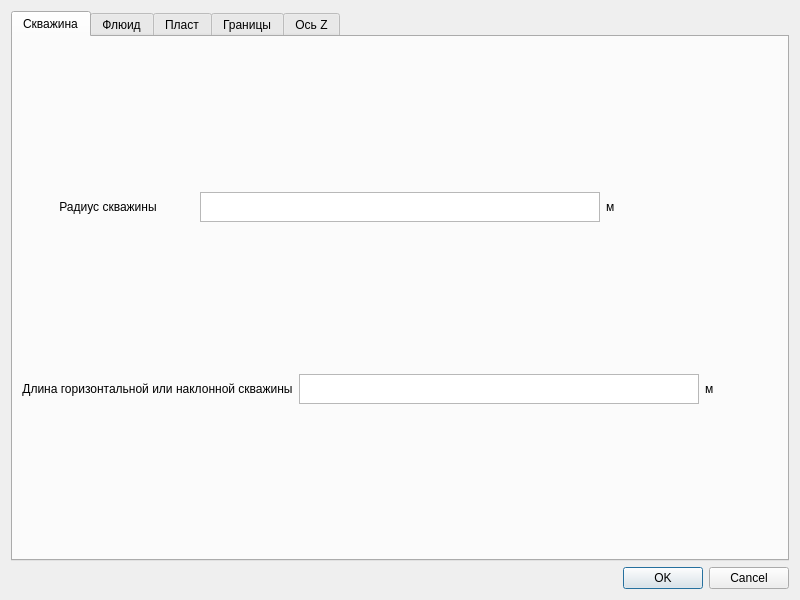
<?xml version="1.0" encoding="UTF-8"?>
<ui version="4.0">
 <class>Dialog</class>
 <widget class="QDialog" name="Dialog">
  <property name="enabled">
   <bool>true</bool>
  </property>
  <property name="geometry">
   <rect>
    <x>0</x>
    <y>0</y>
    <width>800</width>
    <height>600</height>
   </rect>
  </property>
  <property name="sizePolicy">
   <sizepolicy hsizetype="Fixed" vsizetype="Fixed">
    <horstretch>0</horstretch>
    <verstretch>0</verstretch>
   </sizepolicy>
  </property>
  <property name="minimumSize">
   <size>
    <width>800</width>
    <height>600</height>
   </size>
  </property>
  <property name="maximumSize">
   <size>
    <width>800</width>
    <height>600</height>
   </size>
  </property>
  <property name="windowTitle">
   <string>Dialog</string>
  </property>
  <layout class="QVBoxLayout" name="verticalLayout_4">
   <item>
    <widget class="QTabWidget" name="tabWidget">
     <property name="currentIndex">
      <number>0</number>
     </property>
     <widget class="QWidget" name="tab">
      <attribute name="title">
       <string>Скважина</string>
      </attribute>
      <layout class="QVBoxLayout" name="verticalLayout">
       <item>
        <layout class="QHBoxLayout" name="horizontalLayout">
         <item>
          <widget class="QLabel" name="label_2">
           <property name="minimumSize">
            <size>
             <width>0</width>
             <height>30</height>
            </size>
           </property>
           <property name="maximumSize">
            <size>
             <width>16777215</width>
             <height>30</height>
            </size>
           </property>
           <property name="text">
            <string>Радиус скважины</string>
           </property>
           <property name="alignment">
            <set>Qt::AlignCenter</set>
           </property>
          </widget>
         </item>
         <item>
          <widget class="QTextEdit" name="rc">
           <property name="minimumSize">
            <size>
             <width>400</width>
             <height>30</height>
            </size>
           </property>
           <property name="maximumSize">
            <size>
             <width>400</width>
             <height>30</height>
            </size>
           </property>
          </widget>
         </item>
         <item>
          <widget class="QLabel" name="label">
           <property name="text">
            <string>м</string>
           </property>
          </widget>
         </item>
        </layout>
       </item>
       <item>
        <layout class="QHBoxLayout" name="horizontalLayout_3">
         <item>
          <widget class="QLabel" name="label_3">
           <property name="minimumSize">
            <size>
             <width>0</width>
             <height>30</height>
            </size>
           </property>
           <property name="maximumSize">
            <size>
             <width>16777215</width>
             <height>30</height>
            </size>
           </property>
           <property name="text">
            <string>Длина горизонтальной или наклонной скважины</string>
           </property>
           <property name="alignment">
            <set>Qt::AlignCenter</set>
           </property>
          </widget>
         </item>
         <item>
          <widget class="QTextEdit" name="length">
           <property name="minimumSize">
            <size>
             <width>400</width>
             <height>30</height>
            </size>
           </property>
           <property name="maximumSize">
            <size>
             <width>400</width>
             <height>30</height>
            </size>
           </property>
          </widget>
         </item>
         <item>
          <widget class="QLabel" name="label_5">
           <property name="text">
            <string>м</string>
           </property>
          </widget>
         </item>
        </layout>
       </item>
      </layout>
     </widget>
     <widget class="QWidget" name="tab_2">
      <attribute name="title">
       <string>Флюид</string>
      </attribute>
      <layout class="QVBoxLayout" name="verticalLayout_3">
       <item>
        <layout class="QVBoxLayout" name="verticalLayout_2">
         <item>
          <layout class="QHBoxLayout" name="horizontalLayout_4">
           <item>
            <widget class="QLabel" name="label_4">
             <property name="minimumSize">
              <size>
               <width>0</width>
               <height>30</height>
              </size>
             </property>
             <property name="maximumSize">
              <size>
               <width>16777215</width>
               <height>30</height>
              </size>
             </property>
             <property name="text">
              <string>Объемный коэффициент</string>
             </property>
             <property name="alignment">
              <set>Qt::AlignCenter</set>
             </property>
            </widget>
           </item>
           <item>
            <widget class="QTextEdit" name="B_liq">
             <property name="minimumSize">
              <size>
               <width>400</width>
               <height>30</height>
              </size>
             </property>
             <property name="maximumSize">
              <size>
               <width>400</width>
               <height>30</height>
              </size>
             </property>
            </widget>
           </item>
           <item>
            <widget class="QLabel" name="label_6">
             <property name="text">
              <string/>
             </property>
            </widget>
           </item>
          </layout>
         </item>
         <item>
          <layout class="QHBoxLayout" name="horizontalLayout_6">
           <item>
            <widget class="QLabel" name="label_9">
             <property name="minimumSize">
              <size>
               <width>0</width>
               <height>30</height>
              </size>
             </property>
             <property name="maximumSize">
              <size>
               <width>16777215</width>
               <height>30</height>
              </size>
             </property>
             <property name="text">
              <string>Вязкость</string>
             </property>
             <property name="alignment">
              <set>Qt::AlignCenter</set>
             </property>
            </widget>
           </item>
           <item>
            <widget class="QTextEdit" name="mu">
             <property name="minimumSize">
              <size>
               <width>400</width>
               <height>30</height>
              </size>
             </property>
             <property name="maximumSize">
              <size>
               <width>400</width>
               <height>30</height>
              </size>
             </property>
            </widget>
           </item>
           <item>
            <widget class="QLabel" name="label_10">
             <property name="text">
              <string>сП</string>
             </property>
            </widget>
           </item>
          </layout>
         </item>
        </layout>
       </item>
      </layout>
     </widget>
     <widget class="QWidget" name="tab_3">
      <attribute name="title">
       <string>Пласт</string>
      </attribute>
      <layout class="QVBoxLayout" name="verticalLayout_6">
       <item>
        <layout class="QVBoxLayout" name="verticalLayout_5">
         <item>
          <layout class="QHBoxLayout" name="horizontalLayout_8">
           <item>
            <widget class="QLabel" name="label_13">
             <property name="minimumSize">
              <size>
               <width>0</width>
               <height>30</height>
              </size>
             </property>
             <property name="maximumSize">
              <size>
               <width>16777215</width>
               <height>30</height>
              </size>
             </property>
             <property name="text">
              <string>Проницаемость </string>
             </property>
             <property name="alignment">
              <set>Qt::AlignCenter</set>
             </property>
            </widget>
           </item>
           <item>
            <widget class="QTextEdit" name="K">
             <property name="minimumSize">
              <size>
               <width>400</width>
               <height>30</height>
              </size>
             </property>
             <property name="maximumSize">
              <size>
               <width>400</width>
               <height>30</height>
              </size>
             </property>
            </widget>
           </item>
           <item>
            <widget class="QLabel" name="Skin">
             <property name="text">
              <string>мД</string>
             </property>
            </widget>
           </item>
          </layout>
         </item>
         <item>
          <layout class="QHBoxLayout" name="horizontalLayout_9">
           <item>
            <widget class="QLabel" name="label_15">
             <property name="minimumSize">
              <size>
               <width>0</width>
               <height>30</height>
              </size>
             </property>
             <property name="maximumSize">
              <size>
               <width>16777215</width>
               <height>30</height>
              </size>
             </property>
             <property name="text">
              <string>Отн. верт. к гориз. прон  (kv/kh) </string>
             </property>
             <property name="alignment">
              <set>Qt::AlignCenter</set>
             </property>
            </widget>
           </item>
           <item>
            <widget class="QTextEdit" name="kv_kh">
             <property name="minimumSize">
              <size>
               <width>400</width>
               <height>30</height>
              </size>
             </property>
             <property name="maximumSize">
              <size>
               <width>400</width>
               <height>30</height>
              </size>
             </property>
            </widget>
           </item>
           <item>
            <widget class="QLabel" name="label_16">
             <property name="text">
              <string/>
             </property>
            </widget>
           </item>
          </layout>
         </item>
         <item>
          <layout class="QHBoxLayout" name="horizontalLayout_13">
           <item>
            <widget class="QLabel" name="label_23">
             <property name="minimumSize">
              <size>
               <width>0</width>
               <height>30</height>
              </size>
             </property>
             <property name="maximumSize">
              <size>
               <width>16777215</width>
               <height>30</height>
              </size>
             </property>
             <property name="text">
              <string>Общая сжимаемость</string>
             </property>
             <property name="alignment">
              <set>Qt::AlignCenter</set>
             </property>
            </widget>
           </item>
           <item>
            <widget class="QTextEdit" name="C_t">
             <property name="minimumSize">
              <size>
               <width>400</width>
               <height>30</height>
              </size>
             </property>
             <property name="maximumSize">
              <size>
               <width>400</width>
               <height>30</height>
              </size>
             </property>
            </widget>
           </item>
           <item>
            <widget class="QLabel" name="label_24">
             <property name="text">
              <string>1/атм</string>
             </property>
            </widget>
           </item>
          </layout>
         </item>
         <item>
          <layout class="QHBoxLayout" name="horizontalLayout_14">
           <item>
            <widget class="QLabel" name="label_25">
             <property name="minimumSize">
              <size>
               <width>0</width>
               <height>30</height>
              </size>
             </property>
             <property name="maximumSize">
              <size>
               <width>16777215</width>
               <height>30</height>
              </size>
             </property>
             <property name="text">
              <string>Пористость</string>
             </property>
             <property name="alignment">
              <set>Qt::AlignCenter</set>
             </property>
            </widget>
           </item>
           <item>
            <widget class="QTextEdit" name="phi">
             <property name="minimumSize">
              <size>
               <width>400</width>
               <height>30</height>
              </size>
             </property>
             <property name="maximumSize">
              <size>
               <width>400</width>
               <height>30</height>
              </size>
             </property>
            </widget>
           </item>
           <item>
            <widget class="QLabel" name="label_26">
             <property name="text">
              <string/>
             </property>
            </widget>
           </item>
          </layout>
         </item>
         <item>
          <layout class="QHBoxLayout" name="horizontalLayout_16">
           <item>
            <widget class="QLabel" name="label_29">
             <property name="minimumSize">
              <size>
               <width>0</width>
               <height>30</height>
              </size>
             </property>
             <property name="maximumSize">
              <size>
               <width>16777215</width>
               <height>30</height>
              </size>
             </property>
             <property name="text">
              <string>Скин-фактор</string>
             </property>
             <property name="alignment">
              <set>Qt::AlignCenter</set>
             </property>
            </widget>
           </item>
           <item>
            <widget class="QTextEdit" name="textEdit_15">
             <property name="minimumSize">
              <size>
               <width>400</width>
               <height>30</height>
              </size>
             </property>
             <property name="maximumSize">
              <size>
               <width>400</width>
               <height>30</height>
              </size>
             </property>
            </widget>
           </item>
           <item>
            <widget class="QLabel" name="label_30">
             <property name="text">
              <string/>
             </property>
            </widget>
           </item>
          </layout>
         </item>
         <item>
          <layout class="QHBoxLayout" name="horizontalLayout_15">
           <item>
            <widget class="QLabel" name="label_27">
             <property name="minimumSize">
              <size>
               <width>0</width>
               <height>30</height>
              </size>
             </property>
             <property name="maximumSize">
              <size>
               <width>16777215</width>
               <height>30</height>
              </size>
             </property>
             <property name="text">
              <string>Начальное пластовое давление</string>
             </property>
             <property name="alignment">
              <set>Qt::AlignCenter</set>
             </property>
            </widget>
           </item>
           <item>
            <widget class="QTextEdit" name="P_initial">
             <property name="minimumSize">
              <size>
               <width>400</width>
               <height>30</height>
              </size>
             </property>
             <property name="maximumSize">
              <size>
               <width>400</width>
               <height>30</height>
              </size>
             </property>
            </widget>
           </item>
           <item>
            <widget class="QLabel" name="label_28">
             <property name="text">
              <string>атм</string>
             </property>
            </widget>
           </item>
          </layout>
         </item>
        </layout>
       </item>
      </layout>
     </widget>
     <widget class="QWidget" name="tab_4">
      <attribute name="title">
       <string>Границы</string>
      </attribute>
      <widget class="QWidget" name="verticalLayoutWidget_3">
       <property name="geometry">
        <rect>
         <x>10</x>
         <y>10</y>
         <width>750</width>
         <height>527</height>
        </rect>
       </property>
       <layout class="QVBoxLayout" name="verticalLayout_8">
        <item>
         <layout class="QHBoxLayout" name="horizontalLayout_23">
          <item>
           <widget class="QLabel" name="label_43">
            <property name="minimumSize">
             <size>
              <width>0</width>
              <height>30</height>
             </size>
            </property>
            <property name="maximumSize">
             <size>
              <width>16777215</width>
              <height>30</height>
             </size>
            </property>
            <property name="text">
             <string>Ширина прямоугольника (Запад - Восток)</string>
            </property>
            <property name="alignment">
             <set>Qt::AlignCenter</set>
            </property>
           </widget>
          </item>
          <item>
           <widget class="QTextEdit" name="W_E_length">
            <property name="minimumSize">
             <size>
              <width>400</width>
              <height>30</height>
             </size>
            </property>
            <property name="maximumSize">
             <size>
              <width>400</width>
              <height>30</height>
             </size>
            </property>
           </widget>
          </item>
          <item>
           <widget class="QLabel" name="label_44">
            <property name="text">
             <string>м</string>
            </property>
           </widget>
          </item>
         </layout>
        </item>
        <item>
         <layout class="QHBoxLayout" name="horizontalLayout_24">
          <item>
           <widget class="QLabel" name="label_45">
            <property name="minimumSize">
             <size>
              <width>0</width>
              <height>30</height>
             </size>
            </property>
            <property name="maximumSize">
             <size>
              <width>16777215</width>
              <height>30</height>
             </size>
            </property>
            <property name="text">
             <string>Длина прямоугольника (Север - Юг)</string>
            </property>
            <property name="alignment">
             <set>Qt::AlignCenter</set>
            </property>
           </widget>
          </item>
          <item>
           <widget class="QTextEdit" name="N_S_length">
            <property name="minimumSize">
             <size>
              <width>400</width>
              <height>30</height>
             </size>
            </property>
            <property name="maximumSize">
             <size>
              <width>400</width>
              <height>30</height>
             </size>
            </property>
           </widget>
          </item>
          <item>
           <widget class="QLabel" name="label_46">
            <property name="text">
             <string>м</string>
            </property>
           </widget>
          </item>
         </layout>
        </item>
        <item>
         <layout class="QHBoxLayout" name="horizontalLayout_25">
          <item>
           <widget class="QLabel" name="label_47">
            <property name="minimumSize">
             <size>
              <width>0</width>
              <height>30</height>
             </size>
            </property>
            <property name="maximumSize">
             <size>
              <width>16777215</width>
              <height>30</height>
             </size>
            </property>
            <property name="text">
             <string>Доля от ширины до центра</string>
            </property>
            <property name="alignment">
             <set>Qt::AlignCenter</set>
            </property>
           </widget>
          </item>
          <item>
           <widget class="QTextEdit" name="bound_1">
            <property name="minimumSize">
             <size>
              <width>400</width>
              <height>30</height>
             </size>
            </property>
            <property name="maximumSize">
             <size>
              <width>400</width>
              <height>30</height>
             </size>
            </property>
           </widget>
          </item>
          <item>
           <widget class="QLabel" name="label_48">
            <property name="text">
             <string>доли</string>
            </property>
           </widget>
          </item>
         </layout>
        </item>
        <item>
         <layout class="QHBoxLayout" name="horizontalLayout_26">
          <item>
           <widget class="QLabel" name="label_49">
            <property name="minimumSize">
             <size>
              <width>0</width>
              <height>30</height>
             </size>
            </property>
            <property name="maximumSize">
             <size>
              <width>16777215</width>
              <height>30</height>
             </size>
            </property>
            <property name="text">
             <string>Доля от длины до центра</string>
            </property>
            <property name="alignment">
             <set>Qt::AlignCenter</set>
            </property>
           </widget>
          </item>
          <item>
           <widget class="QTextEdit" name="bound_2">
            <property name="minimumSize">
             <size>
              <width>400</width>
              <height>30</height>
             </size>
            </property>
            <property name="maximumSize">
             <size>
              <width>400</width>
              <height>30</height>
             </size>
            </property>
           </widget>
          </item>
          <item>
           <widget class="QLabel" name="label_50">
            <property name="text">
             <string>доли</string>
            </property>
           </widget>
          </item>
         </layout>
        </item>
       </layout>
      </widget>
     </widget>
     <widget class="QWidget" name="tab_5">
      <attribute name="title">
       <string>Ось Z</string>
      </attribute>
      <widget class="QWidget" name="verticalLayoutWidget_4">
       <property name="geometry">
        <rect>
         <x>10</x>
         <y>10</y>
         <width>750</width>
         <height>527</height>
        </rect>
       </property>
       <layout class="QVBoxLayout" name="verticalLayout_9">
        <item>
         <layout class="QHBoxLayout" name="horizontalLayout_27">
          <item>
           <widget class="QLabel" name="label_51">
            <property name="minimumSize">
             <size>
              <width>0</width>
              <height>30</height>
             </size>
            </property>
            <property name="maximumSize">
             <size>
              <width>16777215</width>
              <height>30</height>
             </size>
            </property>
            <property name="text">
             <string>Эффективная толщина пласта</string>
            </property>
            <property name="alignment">
             <set>Qt::AlignCenter</set>
            </property>
           </widget>
          </item>
          <item>
           <widget class="QTextEdit" name="h_eff">
            <property name="minimumSize">
             <size>
              <width>400</width>
              <height>30</height>
             </size>
            </property>
            <property name="maximumSize">
             <size>
              <width>400</width>
              <height>30</height>
             </size>
            </property>
           </widget>
          </item>
          <item>
           <widget class="QLabel" name="label_52">
            <property name="text">
             <string>м</string>
            </property>
           </widget>
          </item>
         </layout>
        </item>
        <item>
         <layout class="QHBoxLayout" name="horizontalLayout_29">
          <item>
           <widget class="QLabel" name="label_55">
            <property name="minimumSize">
             <size>
              <width>0</width>
              <height>30</height>
             </size>
            </property>
            <property name="maximumSize">
             <size>
              <width>16777215</width>
              <height>30</height>
             </size>
            </property>
            <property name="text">
             <string>Вертикальное положение (в долях от мощности)</string>
            </property>
            <property name="alignment">
             <set>Qt::AlignCenter</set>
            </property>
           </widget>
          </item>
          <item>
           <widget class="QTextEdit" name="vertical_position">
            <property name="minimumSize">
             <size>
              <width>400</width>
              <height>30</height>
             </size>
            </property>
            <property name="maximumSize">
             <size>
              <width>400</width>
              <height>30</height>
             </size>
            </property>
           </widget>
          </item>
          <item>
           <widget class="QLabel" name="label_56">
            <property name="text">
             <string>доли</string>
            </property>
           </widget>
          </item>
         </layout>
        </item>
        <item>
         <layout class="QHBoxLayout" name="horizontalLayout_30">
          <item>
           <widget class="QLabel" name="label_57">
            <property name="minimumSize">
             <size>
              <width>0</width>
              <height>30</height>
             </size>
            </property>
            <property name="maximumSize">
             <size>
              <width>16777215</width>
              <height>30</height>
             </size>
            </property>
            <property name="text">
             <string>Величина вскрытия пласта (в долях от мощности)</string>
            </property>
            <property name="alignment">
             <set>Qt::AlignCenter</set>
            </property>
           </widget>
          </item>
          <item>
           <widget class="QTextEdit" name="vskritie_plasta">
            <property name="minimumSize">
             <size>
              <width>400</width>
              <height>30</height>
             </size>
            </property>
            <property name="maximumSize">
             <size>
              <width>400</width>
              <height>30</height>
             </size>
            </property>
           </widget>
          </item>
          <item>
           <widget class="QLabel" name="label_58">
            <property name="text">
             <string>доли</string>
            </property>
           </widget>
          </item>
         </layout>
        </item>
       </layout>
      </widget>
     </widget>
    </widget>
   </item>
   <item>
    <widget class="QDialogButtonBox" name="buttonBox">
     <property name="standardButtons">
      <set>QDialogButtonBox::Cancel|QDialogButtonBox::Ok</set>
     </property>
    </widget>
   </item>
  </layout>
 </widget>
 <resources/>
 <connections/>
</ui>
